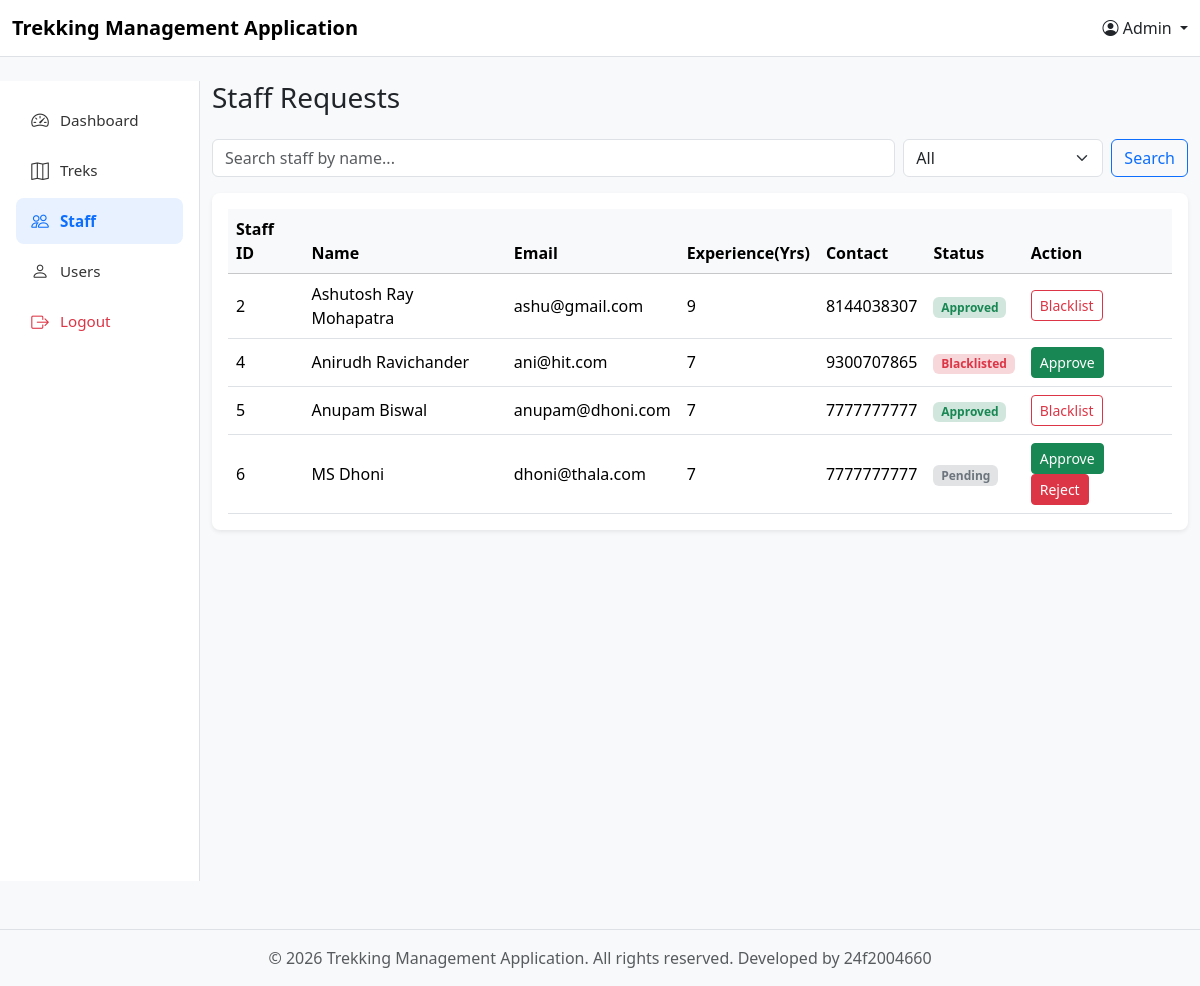
The page /manage_staffs on the database as committed earlier.
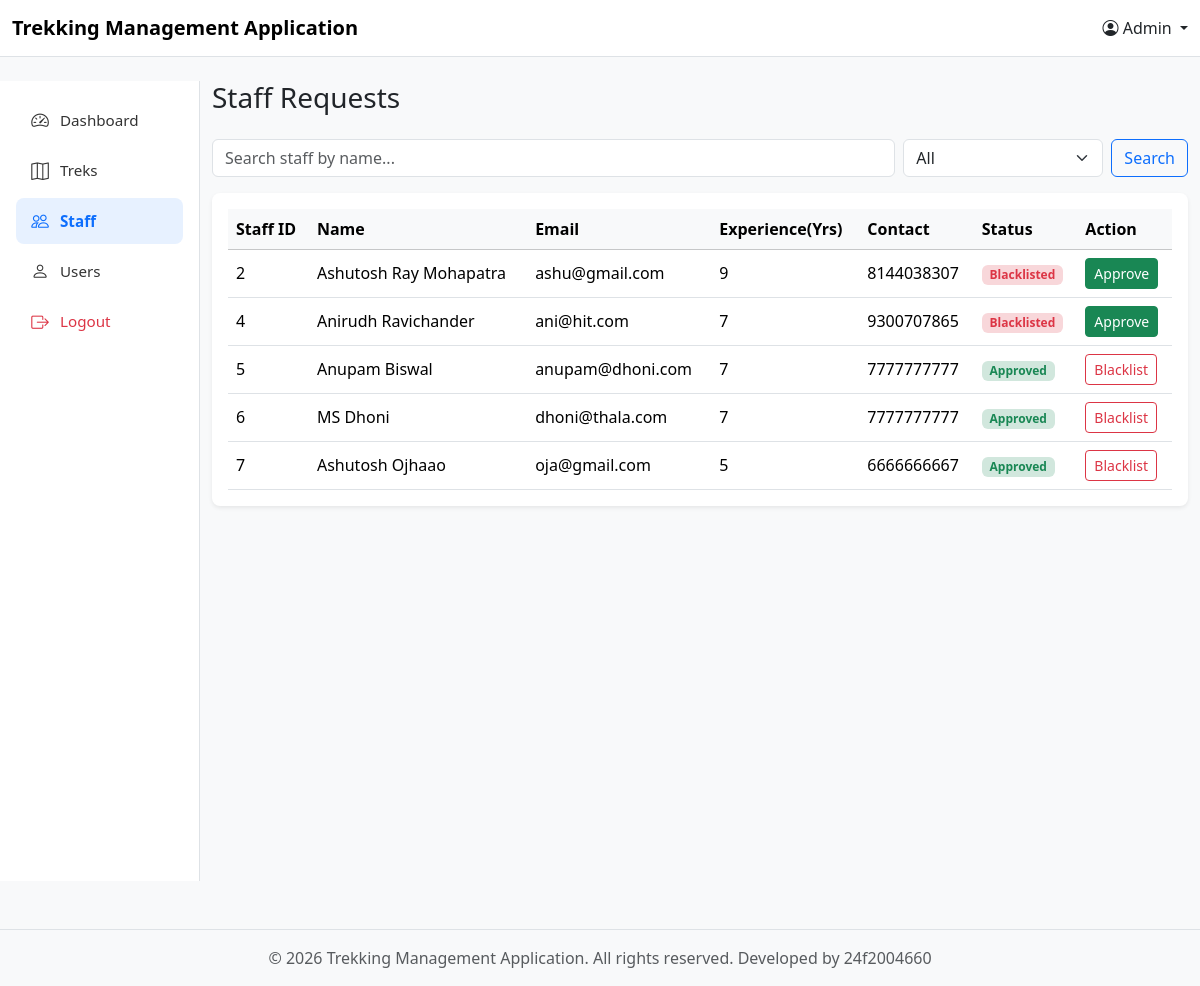
The same page on the database as committed later.
### models.py (models this page shows)
class staff_profile(db.Model):
    __tablename__ = 'staff_profile'
    id = db.Column(db.Integer, primary_key=True)
    staff_id = db.Column(db.Integer, db.ForeignKey('user_credentials.id'),unique = True, nullable=False) #linking user credentials to staff
    name = db.Column(db.String(100), nullable=False)
    address = db.Column(db.String(200), nullable=False)
    phone_number = db.Column(db.String(20), nullable=False)
    experience = db.Column(db.String(100), nullable=False)
    status = db.Column(db.Integer, nullable=False, default = 0) #0-registered(pending), 1-approved, 2-rejected,
    treks = db.relationship('Trek', backref='assigned_staff')

class User_Credentials(db.Model):
    __tablename__ = 'user_credentials' #user defined table name
    id =db.Column(db.Integer, primary_key=True)
    email = db.Column(db.String(100), unique=True, nullable=False)
    password = db.Column(db.String, nullable=False)
    role = db.Column(db.String(20), nullable=False) #allowed only 3 values admin 0, staff 1, user 2
    user = db.relationship('user_profile', cascade="all, delete", backref='user_back')
    staff = db.relationship('staff_profile', cascade="all, delete", backref='staff_back')

### controller.py (the view)
@app.route("/manage_staffs")
def admin_manage_staffs():
    search = request.args.get("search")
    status = request.args.get("status")
    query = db.session.query(staff_profile)
    if search:
        query = query.filter(staff_profile.name.like("%" + search + "%"))
    if status and status != "all":
        query = query.filter(staff_profile.status == int(status))
    s_data = query.all()
    return render_template("Admin_templates/admin_manage_staffs.html",
                            s_data=s_data, search=search, status=status)

### templates/Admin_templates/admin_manage_staffs.html (shortened to what this page needs)
{% extends "base.html" %}
{% set current_user = 'Admin' %}
{% block content %}
    <div class="row">
        {% set current_page = "staff" %}
        {% include "Admin_templates/components/admin_menu.html" %}
        <div class="col-md-10">
            <h3 class="mb-4">Staff Requests</h3>
            <form method="GET" action="{{ url_for('admin_manage_staffs') }}" class="d-flex gap-2 mb-3">
                <input type="text" name="search" class="form-control"
                       placeholder="Search staff by name..." value="{{ search or '' }}">
                <select class="form-select" style="max-width: 200px;" name="status" onchange="this.form.submit()">
                    <option value="all" {% if not status or status == 'all' %}selected{% endif %}>All</option>
                </select>
                <button type="submit" class="btn btn-outline-primary">Search</button>
            </form>
            <div class="card border-0 shadow-sm rounded-3">
                <div class="card-body pt-3">
                    <table class="table table-hover align-middle mb-0">
                        <thead class="table-light">
                            <tr>
                                <th>Staff ID</th>
                                <th>Name</th>
                                <th>Email</th>
                                <th>Experience(Yrs)</th>
                                <th>Contact</th>
                                <th>Status</th>
                                <th>Action</th>
                            </tr>
                        </thead>
                        <tbody>
                            {% for s in s_data %}
                                <tr>
                                    <td>{{ s.staff_id }}</td>
                                    <td>{{ s.name }}</td>
                                    <td>{{ s.staff_back.email }}</td>
                                    <td>{{ s.experience }}</td>
                                    <td>{{ s.phone_number }}</td>
                                    <td>
                                        {% if s.status == 0 %}
                                            <span class="badge bg-secondary-subtle text-secondary">Pending</span>
                                        {% elif s.status == 1 %}
                                            <span class="badge bg-success-subtle text-success">Approved</span>
                                        {% else %}
                                            <span class="badge bg-danger-subtle text-danger">Blacklisted</span>
                                        {% endif %}
                                    </td>
                                    <td>
                                        {% if s.status == 0 %}
                                            <a href="/approve_staff?staff_id={{ s.staff_id }}" class="btn btn-success btn-sm">Approve</a>
                                            <a href="/blacklist_staff?staff_id={{ s.staff_id }}" class="btn btn-danger btn-sm">Reject</a>
                                        {% elif s.status == 1 %}
                                            <a href="/blacklist_staff?staff_id={{ s.staff_id }}" class="btn btn-outline-danger btn-sm">Blacklist</a>
                                        {% else %}
                                            <a href="/approve_staff?staff_id={{ s.staff_id }}" class="btn btn-success btn-sm">Approve</a>
                                        {% endif %}
                                    </td>
                                </tr>
                            {% else %}
                                <tr>
                                    <td colspan="7" class="text-center text-muted">No staff found.</td>
                                </tr>
                            {% endfor %}
                        </tbody>
                    </table>
                </div>
            </div>
        </div>
    </div>
{% endblock %}

Rows that differ between the two databases and show on the page:
changed staff_profile "Ashutosh Ray Mohapatra": status "Approved Blacklist" → "Blacklisted Approve"
changed staff_profile "MS Dhoni": status "Pending Approve Reject" → "Approved Blacklist"
added staff_profile: staff_id "7", name "Ashutosh Ojhaao", staff_back.email "oja@gmail.com", experience "5", phone_number "6666666667", status "Approved"
